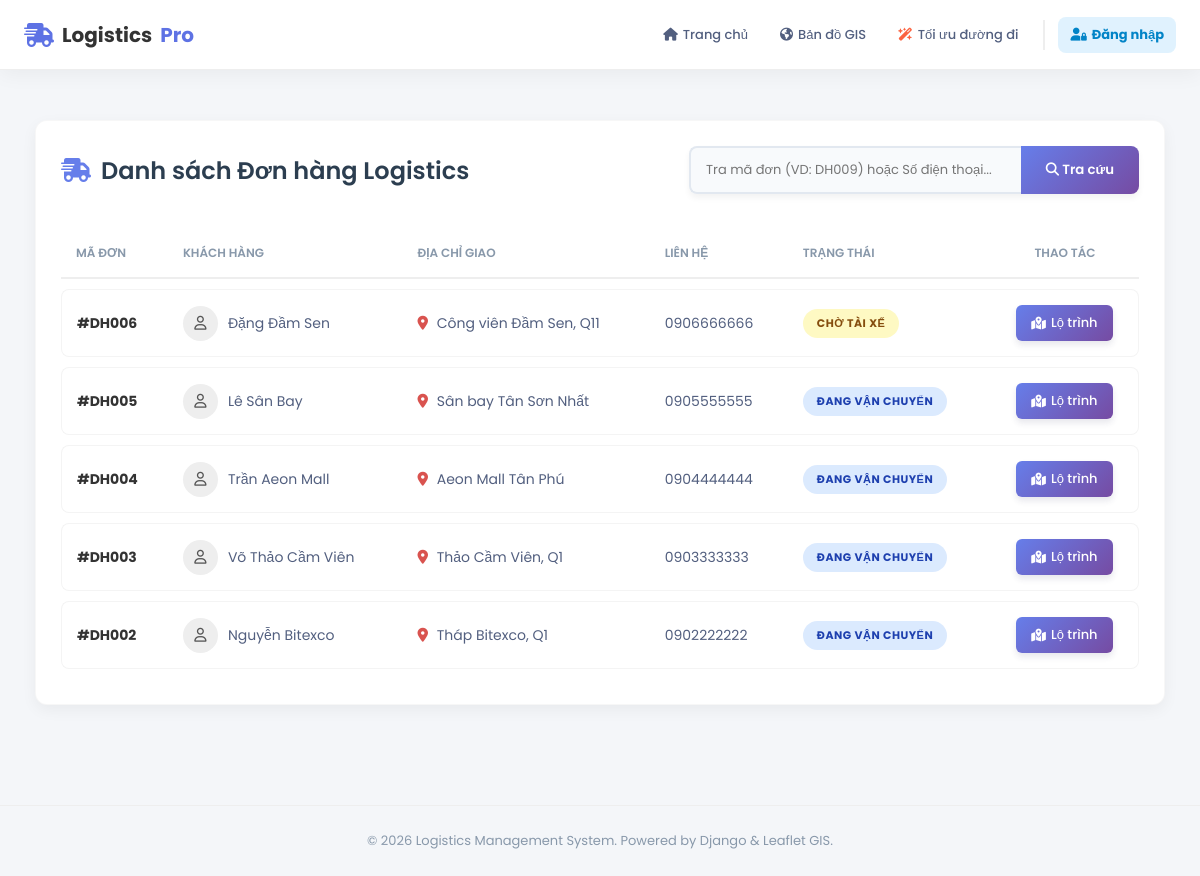
The app's page /, older data.
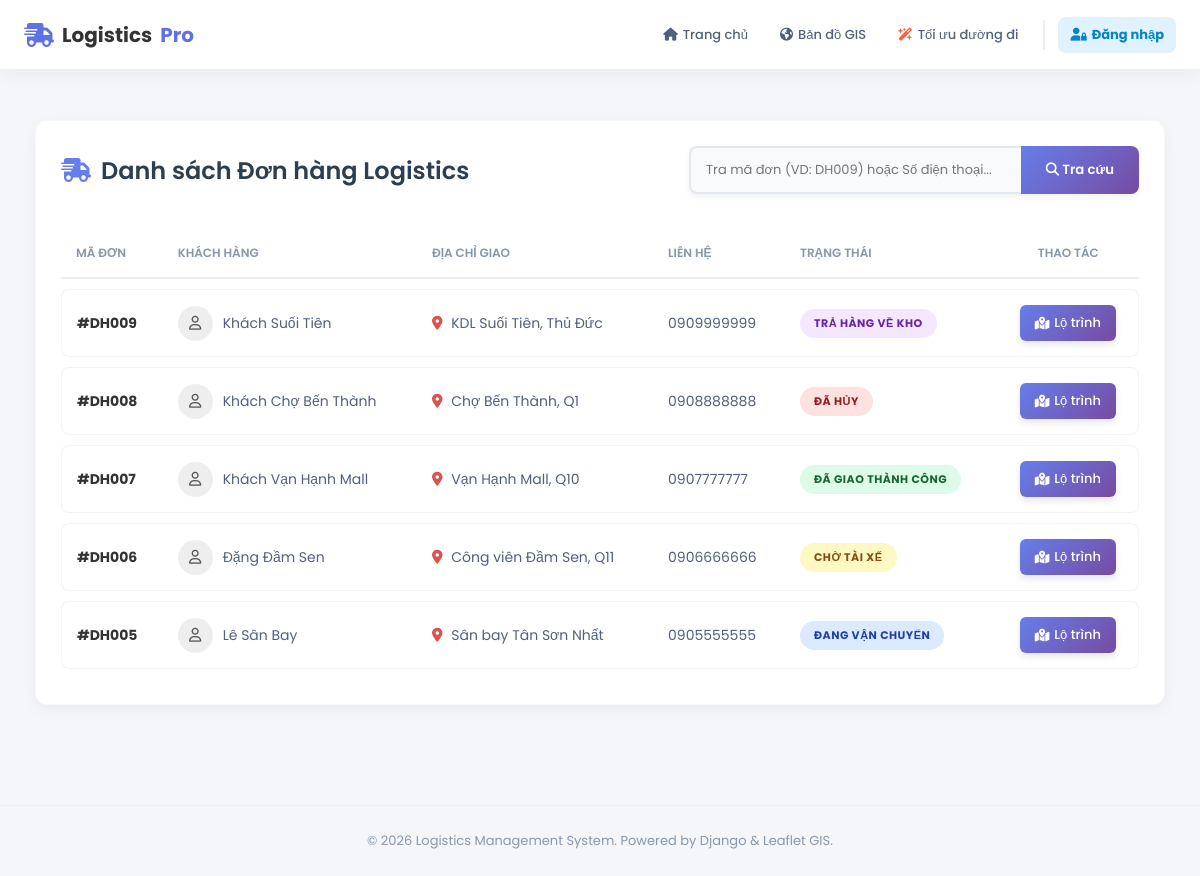
The same page, newer data.
### core/models.py (models this page shows, shortened)
class DonHang(models.Model):
    ma_don = models.CharField(max_length=20, unique=True)
    ten_nguoi_nhan = models.CharField(max_length=100)
    dia_chi_nguoi_nhan = models.CharField(max_length=200)
    sdt_nguoi_nhan = models.CharField(max_length=15)
    lat_khach = models.FloatField()
    lng_khach = models.FloatField()
    khoi_luong = models.FloatField(help_text="Đơn vị: kg")
    kho_xuat_phat = models.ForeignKey(KhoHang, on_delete=models.CASCADE)
    tai_xe = models.ForeignKey(TaiXe, on_delete=models.SET_NULL, null=True, blank=True)
    trang_thai = models.CharField(max_length=50, default='Đang xử lý')
    ngay_tao = models.DateTimeField(auto_now_add=True)

### core/views.py (the view, shortened to what this page needs)
# urls.py: path('', views.home, name='home'),
def home(request):
    q = request.GET.get('q', '')
    ds_don = DonHang.objects.all().order_by('-id')
    if q:
        ds_don = ds_don.filter(Q(ma_don__icontains=q) | Q(sdt_nguoi_nhan__icontains=q))
    return render(request, 'home.html', {
        'don_hangs': ds_don if q else ds_don[:5],
        'q': q
    })

### templates/home.html (shortened to what this page needs)
{% extends "base.html" %}
{% load static %}
{% block content %}
<link rel="stylesheet" href="https://cdnjs.cloudflare.com/ajax/libs/font-awesome/6.4.0/css/all.min.css">
<link rel="stylesheet" href="https://cdn.jsdelivr.net/npm/swiper@11/swiper-bundle.min.css" />
<div class="dashboard-container">
    <div class="card-box">
        <div style="display: flex; justify-content: space-between; align-items: center; flex-wrap: wrap; gap: 15px; margin-bottom: 25px;">
            <h2 class="page-title">
                <i class="fa-solid fa-truck-fast" style="color: #667eea;"></i> Danh sách Đơn hàng Logistics
            </h2>
            <form method="GET" action="{% url 'core:home' %}" style="display: flex; max-width: 450px; width: 100%; box-shadow: 0 4px 6px rgba(0,0,0,0.05); border-radius: 8px;">
                <input type="text" name="q" value="{{ request.GET.q|default:'' }}" placeholder="Tra mã đơn (VD: DH009) hoặc Số điện thoại..."
                       style="flex: 1; padding: 12px 15px; border: 2px solid #e2e8f0; border-right: none; border-radius: 8px 0 0 8px; outline: none; font-family: 'Poppins', sans-serif; font-size: 13px;">
                <button type="submit" style="background: linear-gradient(135deg, #667eea 0%, #764ba2 100%); color: white; border: none; padding: 0 25px; border-radius: 0 8px 8px 0; cursor: pointer; font-weight: 600; font-family: 'Poppins', sans-serif; transition: 0.3s;">
                    <i class="fa-solid fa-magnifying-glass"></i> Tra cứu
                </button>
            </form>
        </div>
        <table class="custom-table">
            <thead>
                <tr>
                    <th>Mã Đơn</th>
                    <th>Khách Hàng</th>
                    <th>Địa Chỉ Giao</th>
                    <th>Liên Hệ</th>
                    <th>Trạng Thái</th>
                    <th style="text-align: center;">Thao Tác</th>
                </tr>
            </thead>
            <tbody>
                {% for dh in don_hangs %}
                <tr>
                    <td><span style="font-weight: 700; color: #333;">#{{ dh.ma_don }}</span></td>
                    <td>
                        <div style="display: flex; align-items: center; gap: 10px;">
                            <div style="width: 35px; height: 35px; background: #eee; border-radius: 50%; display: flex; align-items: center; justify-content: center; color: #555;">
                                <i class="fa-regular fa-user"></i>
                            </div>
                            <span>{{ dh.ten_nguoi_nhan }}</span>
                        </div>
                    </td>
                    <td><i class="fa-solid fa-location-dot" style="color: #d9534f; margin-right: 5px;"></i> {{ dh.dia_chi_nguoi_nhan }}</td>
                    <td>{{ dh.sdt_nguoi_nhan }}</td>
                    <td><span class="status-badge">{{ dh.trang_thai }}</span></td>
                    <td style="text-align: center;">
                        <a href="{% url 'core:chi_tiet' dh.ma_don %}" class="btn-view-map">
                            <i class="fa-solid fa-map-location-dot"></i> Lộ trình
                        </a>
                    </td>
                </tr>
                {% endfor %}
            </tbody>
        </table>
    </div>
</div>
{% endblock %}

### templates/base.html (shortened to what this page needs)
{% load static %}
<!DOCTYPE html>
<html lang="vi">
<head>
    <link rel="stylesheet" href="https://cdnjs.cloudflare.com/ajax/libs/font-awesome/6.4.0/css/all.min.css">
</head>
<body>
    <nav class="navbar">
        <a href="{% url 'core:home' %}" class="nav-brand">
            <i class="fa-solid fa-truck-fast"></i>
            Logistics<span style="color: #5e72e4;">Pro</span>
        </a>
        <ul class="nav-links">
            <li class="nav-item">
                {% if user.is_authenticated and user.taixe %}
                    <a href="{% url 'core:app_shipper' %}"><i class="fa-solid fa-house-user"></i> Trang chủ </a>
                {% else %}
                    <a href="{% url 'core:home' %}"><i class="fa-solid fa-house"></i> Trang chủ</a>
                {% endif %}
            </li>
            <li class="nav-item">
                <a href="{% url 'core:ban_do_chung' %}">
                    <i class="fa-solid fa-earth-americas"></i> Bản đồ GIS
                </a>
            </li>
            <li class="nav-item">
                <a href="{% url 'core:toi_uu' %}">
                    <i class="fa-solid fa-wand-magic-sparkles" style="color: #fb6340;"></i> Tối ưu đường đi
                </a>
            </li>
            <li style="border-left: 2px solid #eee; height: 30px; margin: 0 5px;"></li>
            {% if user.is_authenticated %}
                {% if user.is_staff %}
                    <li class="nav-item">
                        <a href="{% url 'core:quan_ly_kho' %}"><i class="fa-solid fa-warehouse" style="color: #8965e0;"></i> QL Kho</a>
                    </li>
                    <li class="nav-item">
                        <a href="{% url 'core:quan_ly_don_hang' %}"><i class="fa-solid fa-box-open" style="color: #ffd600;"></i> QL Đơn hàng</a>
                    </li>
                    <li class="nav-item">
                        <a href="{% url 'core:quan_ly_tai_xe' %}"><i class="fa-solid fa-users-gear" style="color: #11cdef;"></i> QL Tài xế</a>
                    </li>
                    <li class="nav-item">
                        <a href="{% url 'core:quan_ly_tai_khoan' %}"><i class="fa-solid fa-user-shield" style="color: #2dce89;"></i> QL Tài khoản</a>
                    </li>
                {% endif %}
                <li class="nav-item" style="margin-left: 5px;">
                    <a href="{% url 'core:logout' %}" style="background: #fee2e2; color: #dc2626; font-weight: bold;">
                        <i class="fa-solid fa-right-from-bracket"></i> Đăng xuất ({{ user.username }})
                    </a>
                </li>
            {% else %}
                <li class="nav-item">
                    <a href="{% url 'core:login' %}" style="background: #e0f2fe; color: #0284c7; font-weight: bold;">
                        <i class="fa-solid fa-user-lock"></i> Đăng nhập
                    </a>
                </li>
            {% endif %}
        </ul>
    </nav>
    <main style="min-height: 80vh; padding: 20px;">
        {% block content %}
        {% endblock %}
    </main>
    <footer class="footer">
        &copy; 2026 Logistics Management System. Powered by Django & Leaflet GIS.
    </footer>
    <link href="https://cdn.jsdelivr.net/npm/select2@4.1.0-rc.0/dist/css/select2.min.css" rel="stylesheet" />
</body>
</html>

### templates/base.html (style rules this page uses)
* { margin: 0; padding: 0; box-sizing: border-box; }
body { font-family: 'Poppins', sans-serif; background-color: #f4f6f9; color: #333; }
.navbar { background: rgba(255, 255, 255, 0.95); backdrop-filter: blur(10px); height: 70px; display: flex; justify-content: space-between; align-items: center; padding: 0 2%; position: sticky; top: 0; z-index: 1000; box-shadow: 0 4px 20px rgba(0,0,0,0.05); border-bottom: 1px solid #eee; }
.nav-brand { font-size: 20px; font-weight: 700; color: #333; text-decoration: none; display: flex; align-items: center; gap: 8px; margin-right: 15px; }
.nav-brand i { color: #5e72e4; font-size: 24px; }
.nav-links { display: flex; gap: 8px; list-style: none; align-items: center; flex-wrap: nowrap; }
.nav-item a { text-decoration: none; color: #525f7f; font-weight: 500; font-size: 13px; transition: all 0.3s ease; display: flex; align-items: center; gap: 5px; padding: 8px 12px; border-radius: 8px; white-space: nowrap; }
.card-box { background: #ffffff; border-radius: 16px; box-shadow: 0 10px 30px rgba(0, 0, 0, 0.08); padding: 30px; border: 1px solid rgba(0,0,0,0.03); transition: transform 0.3s ease, box-shadow 0.3s ease; }
input[type="text"], input[type="password"], input[type="number"], input[type="email"], input[type="tel"], select, textarea, .form-control { border: 2px solid #e2e8f0; border-radius: 10px; padding: 10px 15px; font-size: 14px; transition: all 0.3s; background-color: #f8fafc; color: #334155; outline: none; font-family: inherit; }
.footer { text-align: center; padding: 25px; color: #8898aa; font-size: 13px; margin-top: 50px; border-top: 1px solid #eee; }

### templates/home.html (style rules this page uses)
body { font-family: 'Poppins', sans-serif; background-color: #f4f6f9; }
.dashboard-container { max-width: 1200px; margin: 30px auto; padding: 0 15px; }
.card-box { background: white; border-radius: 12px; box-shadow: 0 5px 15px rgba(0,0,0,0.05); overflow: hidden; padding: 25px; margin-bottom: 30px; }
.page-title { color: #2c3e50; font-weight: 600; margin-bottom: 0; display: flex; align-items: center; gap: 10px; }
.custom-table { width: 100%; border-collapse: separate; border-spacing: 0 10px; }
.custom-table thead th { background-color: transparent; color: #8898aa; font-weight: 600; text-transform: uppercase; font-size: 12px; padding: 15px; border-bottom: 2px solid #eee; text-align: left; }
.custom-table tbody tr { background-color: white; transition: all 0.3s ease; }
.custom-table td { padding: 15px; border-top: 1px solid #f4f4f4; border-bottom: 1px solid #f4f4f4; font-size: 14px; color: #525f7f; vertical-align: middle; }
.custom-table td:first-child { border-left: 1px solid #f4f4f4; border-top-left-radius: 8px; border-bottom-left-radius: 8px; }
.custom-table td:last-child { border-right: 1px solid #f4f4f4; border-top-right-radius: 8px; border-bottom-right-radius: 8px; }
.status-badge { padding: 6px 14px; border-radius: 20px; font-size: 11px; font-weight: 700; text-transform: uppercase; letter-spacing: 0.5px; background-color: #e2e8f0; color: #475569; transition: all 0.3s; display: inline-block; }
.btn-view-map { background: linear-gradient(135deg, #667eea 0%, #764ba2 100%); color: white; padding: 8px 15px; border-radius: 6px; text-decoration: none; font-size: 13px; font-weight: 500; display: inline-flex; align-items: center; justify-content: center; gap: 5px; box-shadow: 0 4px 6px rgba(50, 50, 93, 0.11); transition: transform 0.2s; }

Row changes from the older to the newer data that the page shows:
removed DonHang: ma_don "DH004", ten_nguoi_nhan "Trần Aeon Mall", dia_chi_nguoi_nhan "Aeon Mall Tân Phú", sdt_nguoi_nhan "0904444444", trang_thai "ĐANG VẬN CHUYỂN"
removed DonHang: ma_don "DH003", ten_nguoi_nhan "Võ Thảo Cầm Viên", dia_chi_nguoi_nhan "Thảo Cầm Viên, Q1", sdt_nguoi_nhan "0903333333", trang_thai "ĐANG VẬN CHUYỂN"
removed DonHang: ma_don "DH002", ten_nguoi_nhan "Nguyễn Bitexco", dia_chi_nguoi_nhan "Tháp Bitexco, Q1", sdt_nguoi_nhan "0902222222", trang_thai "ĐANG VẬN CHUYỂN"
added DonHang: ma_don "DH009", ten_nguoi_nhan "Khách Suối Tiên", dia_chi_nguoi_nhan "KDL Suối Tiên, Thủ Đức", sdt_nguoi_nhan "0909999999", trang_thai "TRẢ HÀNG VỀ KHO"
added DonHang: ma_don "DH008", ten_nguoi_nhan "Khách Chợ Bến Thành", dia_chi_nguoi_nhan "Chợ Bến Thành, Q1", sdt_nguoi_nhan "0908888888", trang_thai "ĐÃ HỦY"
added DonHang: ma_don "DH007", ten_nguoi_nhan "Khách Vạn Hạnh Mall", dia_chi_nguoi_nhan "Vạn Hạnh Mall, Q10", sdt_nguoi_nhan "0907777777", trang_thai "ĐÃ GIAO THÀNH CÔNG"
